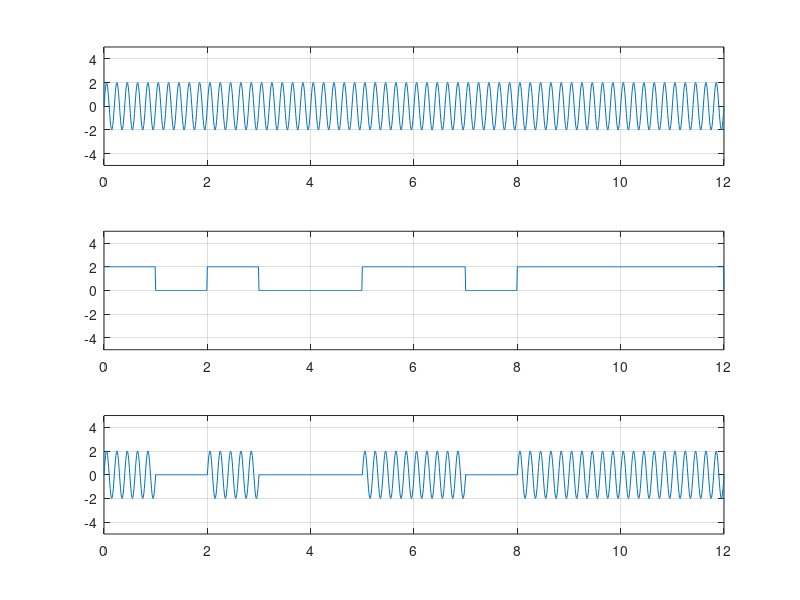

Source code (MATLAB):
%Digital signal....
%ASK 1 = has signal else no;

clear all;
clc;
bit = [1, 0, 1, 0, 0, 1, 1, 0, 1, 1, 1, 1];

v = 2;

am = 2;
fm = 5;
fs = 100;
bit_duration = 1; % bitrate = 1/bitduration
T = length(bit) * bit_duration; % len/bitrate.
t = 0:1/fs:T;

x_analog = am*sin(2*pi*fm*t);
subplot(3, 1, 1);
plot(t,x_analog);
xlim([0, T]);
ylim([-5, 5]);
grid on;

x_digital = zeros(1, length(t));

%encoding
for i = 1:length(bit)
    from = (i-1)*fs*bit_duration+1;
    to = i*fs*bit_duration;
    
    if bit(i) == 1
        x_digital(from : to) = v;        
    else
        x_digital(from : to) = 0;
    end
end

subplot(3,1, 2);
plot(t, x_digital);
xlim([0, T]);
ylim([-5, 5]);
grid on;

%ASK
ask = zeros(1, length(t));

for i = 1:length(bit)
    from = (i-1)*fs*bit_duration+1;
    to = i*fs*bit_duration;
    
    if bit(i) == 1
        ask(from:to) = x_analog(from:to);         
    end
end

subplot(3,1, 3);
plot(t, ask);
xlim([0, T]);
ylim([-5, 5]);
grid on;